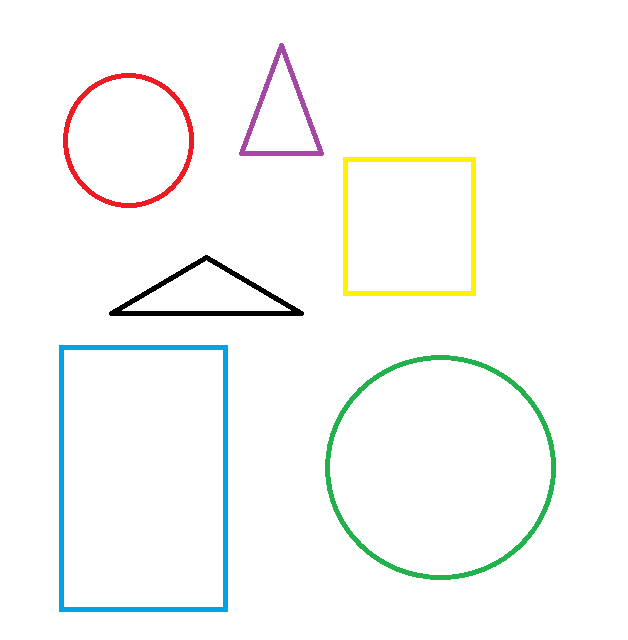
#> input picture shapes.png, 628 x 640 px
$ python opencv8.py
#> lines starting #> are read from the running program, lines starting #| are printed output that depends on the picture; after the words box and inside, x2 and y2 are one past the last pixel; in counts of white or black regions, pixels touching at a corner belong together
import cv2 as cv
import numpy as np

def getContours(img):
    #saving all the shapes based on their contours in an array
    contours, hierarchy = cv.findContours(img, cv.RETR_EXTERNAL,cv.CHAIN_APPROX_NONE)

    #traversing contour array to make all shapes visible differntly
    for cnt in contours:
        #drawing contours as blue line over the original drawing

        area=cv.contourArea(cnt)
        print(area)
        #specifies the area so as to detect image otherwise bg noise and images will also
        #be thought up as an image only


        if area>500:
            cv.drawContours(imgContour,cnt,-1,(255.0,0),3)
            #cnt is the variable
            # -1 is the index as we want to print all the contours
            # 255 is blue of bgr
            # 3 is the thickness

            peri=cv.arcLength(cnt,True)
            #print(peri)
            approx=cv.approxPolyDP(cnt,0.02*peri,True)
            print(approx)


path = "shapes.png"
img = cv.imread(path)
#> img is the input picture: shape (640, 628, 3); mean B, G, R 248.8, 250.1, 248.7
imgContour = img.copy() #copy of original image
imgGray = cv.cvtColor(img,cv.COLOR_BGR2GRAY)
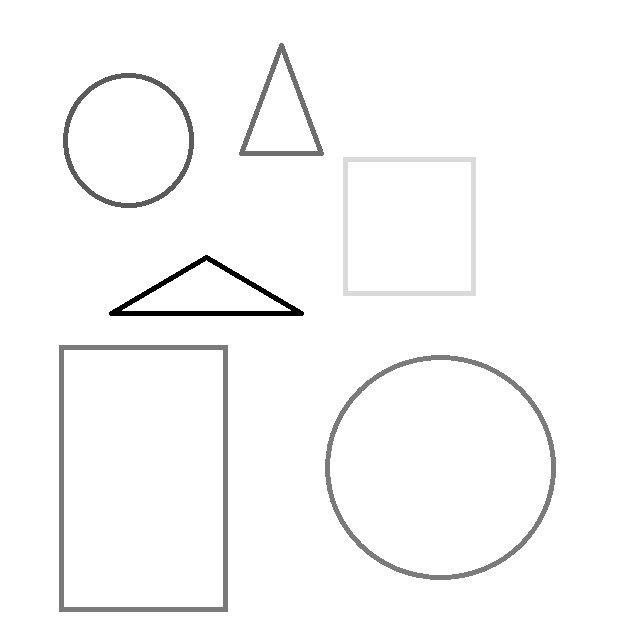
#> imgGray: shape (640, 628); min 0, max 255, mean 249.5
imgBlur = cv.GaussianBlur(imgGray,(7,7),1)
imgCanny = cv.Canny(imgBlur,50,50)
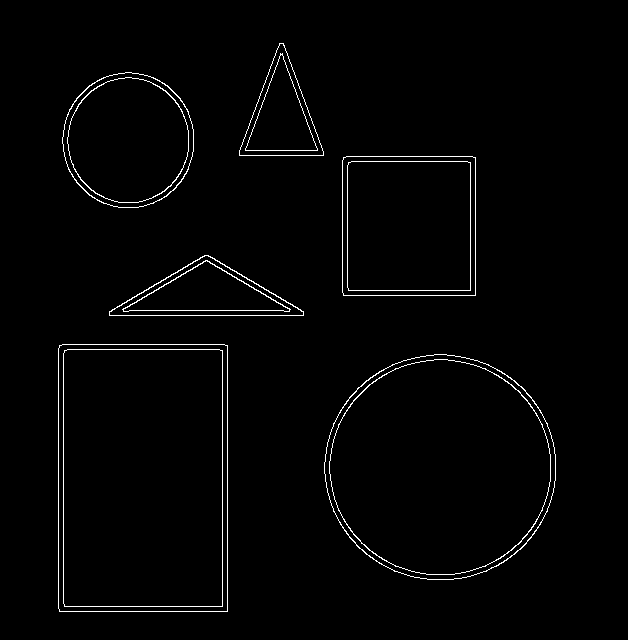
#> imgCanny: shape (640, 628); 1.7% white in thin lines or dots, all inside (x1, y1, x2, y2) = (58, 43, 556, 612)
getContours(imgCanny)
#> in getContours, `contours, hierarchy = cv.findContours(img, cv.RETR_EXTERNAL,cv.CHAIN_A..`: contours = 6 contours; box (x1, y1, x2, y2) and area: (58, 344, 228, 612) 45112, (324, 354, 556, 580) 40815, (342, 156, 476, 296) 18476, (62, 72, 194, 208) 13924, (109, 255, 304, 316) 6321, (239, 43, 324, 156) 5067
#> the loop in getContours, `for cnt in contours:` made 6 passes
#> (area, peri, approx) on passes 2, 3, 4, 6: (45112, 869.7, [[59, 345], [59, 611], [227, 611], [227, 345]]), (6321, 442.4, [[109, 311], [303, 315], [208, 255]]), (18476, 541.7, [[343, 157], [343, 295], [475, 295], [475, 157]]), (5067, 345.1, [[279, 43], [239, 155], [323, 155]])
#> (area, peri) on passes 1, 5: (40815, 757.4), (13924.5, 441.2)
#> (printed output is left out)
#> after the loop in getContours, `for cnt in contours:`:
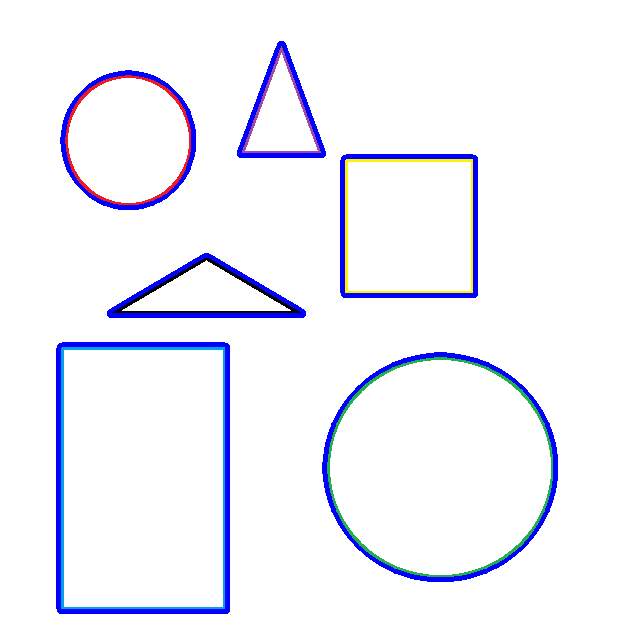
#> imgContour: shape (640, 628, 3); 3.9% of pixels changed, all inside (x1, y1, x2, y2) = (56, 41, 558, 614)

cv.imshow("ImageCanny",imgCanny)
cv.imshow("ImageContour",imgContour)

cv.waitKey(0)
